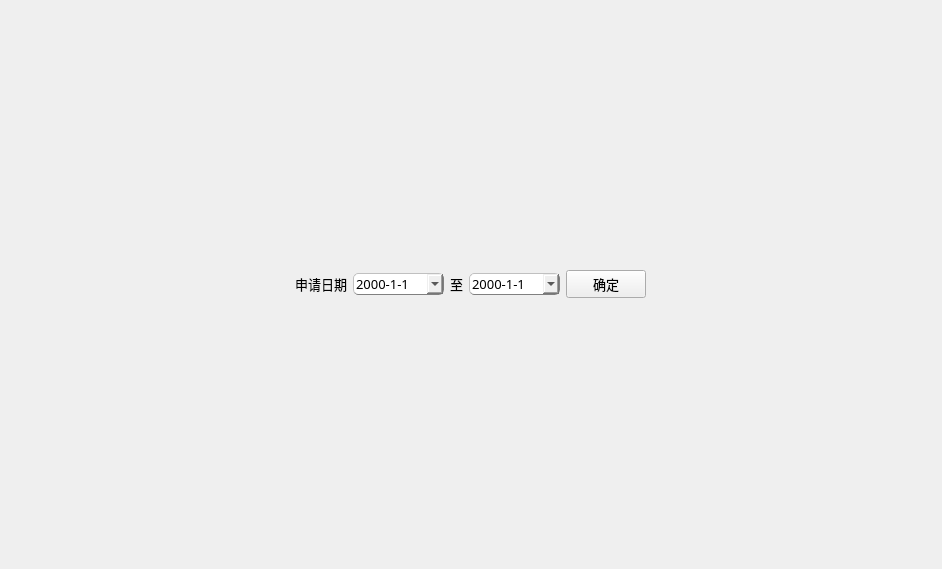
<?xml version="1.0" encoding="UTF-8"?>
<ui version="4.0">
 <class>Form</class>
 <widget class="QWidget" name="Form">
  <property name="geometry">
   <rect>
    <x>0</x>
    <y>0</y>
    <width>942</width>
    <height>569</height>
   </rect>
  </property>
  <property name="windowTitle">
   <string>Form</string>
  </property>
  <layout class="QGridLayout" name="gridLayout_3">
   <item row="0" column="0">
    <layout class="QVBoxLayout" name="verticalLayout">
     <property name="spacing">
      <number>0</number>
     </property>
     <property name="leftMargin">
      <number>10</number>
     </property>
     <property name="topMargin">
      <number>10</number>
     </property>
     <property name="rightMargin">
      <number>10</number>
     </property>
     <property name="bottomMargin">
      <number>10</number>
     </property>
     <item>
      <widget class="QWidget" name="widget" native="true">
       <property name="sizePolicy">
        <sizepolicy hsizetype="Fixed" vsizetype="Fixed">
         <horstretch>0</horstretch>
         <verstretch>0</verstretch>
        </sizepolicy>
       </property>
       <property name="font">
        <font>
         <family>黑体</family>
         <pointsize>10</pointsize>
        </font>
       </property>
       <layout class="QGridLayout" name="gridLayout">
        <item row="3" column="2">
         <widget class="QLabel" name="label_3">
          <property name="font">
           <font>
            <family>黑体</family>
            <pointsize>10</pointsize>
           </font>
          </property>
          <property name="text">
           <string>申请日期</string>
          </property>
         </widget>
        </item>
        <item row="3" column="3">
         <widget class="QDateEdit" name="startdate">
          <property name="font">
           <font>
            <family>黑体</family>
            <pointsize>10</pointsize>
           </font>
          </property>
          <property name="styleSheet">
           <string notr="true">QDateEdit{
	border-radius:5px;
	border:1px groove gray;	
	border-style:outset;
}</string>
          </property>
          <property name="minimumDateTime">
           <datetime>
            <hour>0</hour>
            <minute>0</minute>
            <second>0</second>
            <year>1752</year>
            <month>9</month>
            <day>14</day>
           </datetime>
          </property>
          <property name="displayFormat">
           <string>yyyy-M-d</string>
          </property>
          <property name="calendarPopup">
           <bool>true</bool>
          </property>
         </widget>
        </item>
        <item row="3" column="4">
         <widget class="QLabel" name="label_5">
          <property name="text">
           <string>至</string>
          </property>
         </widget>
        </item>
        <item row="3" column="5">
         <widget class="QDateEdit" name="enddate">
          <property name="font">
           <font>
            <family>黑体</family>
            <pointsize>10</pointsize>
           </font>
          </property>
          <property name="styleSheet">
           <string notr="true">QDateEdit{
	border-radius:5px;
	border:1px groove gray;	
	border-style:outset;
}</string>
          </property>
          <property name="accelerated">
           <bool>false</bool>
          </property>
          <property name="displayFormat">
           <string>yyyy-M-d</string>
          </property>
          <property name="calendarPopup">
           <bool>true</bool>
          </property>
          <property name="currentSectionIndex">
           <number>0</number>
          </property>
         </widget>
        </item>
        <item row="3" column="6">
         <widget class="QPushButton" name="pushButton">
          <property name="text">
           <string>确定</string>
          </property>
         </widget>
        </item>
       </layout>
      </widget>
     </item>
     <item>
      <layout class="QGridLayout" name="gridLayout_4"/>
     </item>
    </layout>
   </item>
  </layout>
 </widget>
 <resources/>
 <connections>
  <connection>
   <sender>startdate</sender>
   <signal>dateChanged(QDate)</signal>
   <receiver>enddate</receiver>
   <slot>setDate(QDate)</slot>
   <hints>
    <hint type="sourcelabel">
     <x>357</x>
     <y>38</y>
    </hint>
    <hint type="destinationlabel">
     <x>506</x>
     <y>38</y>
    </hint>
   </hints>
  </connection>
 </connections>
</ui>
